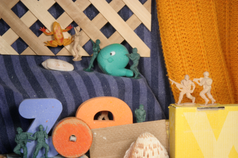
%> input picture CSE185_Lab10/data/Army/frame10.png, 238 x 158 px, shrunk from 584 x 388 before the run
$ octave lab10.m   (GNU Octave 9; MATLAB toolbox functions it lacks are replaced by stand-ins)
%> lines starting %> are read from the running program, lines starting %| are printed output that depends on the picture
%% Load input images
img_dir = 'data/Evergreen';
img1 = im2double(imread(fullfile(img_dir, 'frame10.png')));
img2 = im2double(imread(fullfile(img_dir, 'frame11.png')));
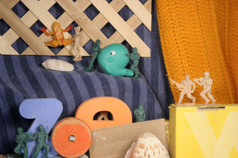
%> input picture CSE185_Lab10/data/Army/frame11.png, 238 x 158 px, shrunk from 584 x 388 before the run

%% parameters
window_size = 45;
k = 4; % number of iterations

w = floor(window_size/2);
shift = w + 10;


%% convert to gray-scale
I1 = rgb2gray(img1);
I2 = rgb2gray(img2);
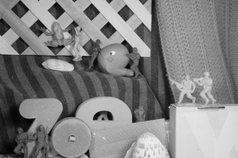
%> I2: size 158x238 double; min 0.00582, max 0.946, mean 0.515

%% compute gradients
Ix_m = imfilter(I1, [1 -1;  1 -1], 'replicate');
Iy_m = imfilter(I1, [1  1; -1 -1], 'replicate');


%% compute optical flow
u = zeros(size(I1));
v = zeros(size(I1));

u_next = zeros(size(I1));
v_next = zeros(size(I1));

for t = 1:k
    for i = 1 + shift : size(Ix_m, 1) - shift
        for j = 1 + shift : size(Ix_m, 2) - shift

            %% extract Ix, Iy, It from local window
            Ix = Ix_m(i-w : i+w, j-w : j+w);
            Iy = Iy_m(i-w : i+w, j-w : j+w);

            i2 = floor(i + v(i, j));
            j2 = floor(j + u(i, j));

            It = I1(i -w : i + w, j -w : j + w) - I2(i2-w : i2+w, j2-w : j2+w);

            %% convert Ix, Iy, It to vectors
            Ix = Ix(:);
            Iy = Iy(:);
            It = It(:);

            %% construct matrix A and vector b
            A = [Ix, Iy];
            b = -It;
            x = A \ b;

            %% solve A x = b
            %x = [0, 0]; % remove this line

            u_next(i, j) = x(1);
            v_next(i, j) = x(2);

        end
    end
    %% update flow
    u = u + u_next;
    v = v + v_next;


end
%> this loop made 4 passes
%> pass 1, `v = v + v_next;`:
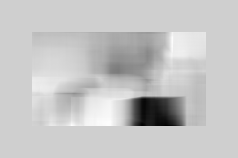
%> v: size 158x238 double; min -0.316, max 0.0717, mean -0.0149; drawn with min black and max white
%> after the loop:
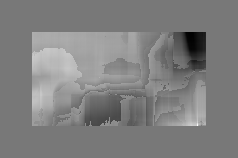
%> u: size 158x238 double; min -0.711, max 0.795, mean 0.0432; drawn with min black and max white
%> after the loop:
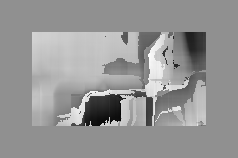
%> u_next: size 158x238 double; min -0.309, max 0.236, mean 0.0118; drawn with min black and max white
%> after the loop:
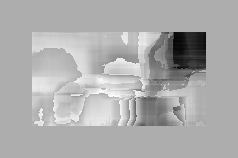
%> v: size 158x238 double; min -0.524, max 0.244, mean -0.00177; drawn with min black and max white
%> after the loop:
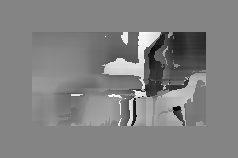
%> v_next: size 158x238 double; min -0.268, max 0.247, mean -0.00587; drawn with min black and max white

plot_flow(img2, u, v);
%> (this line was passed over: plot_flow is not available in this run)
h = gcf;
saveas(h, 'result1.png');
